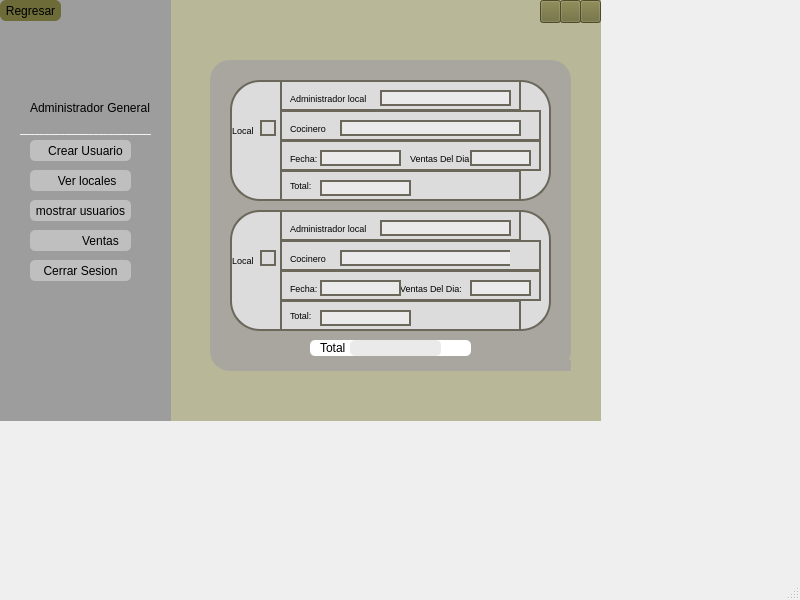
<?xml version="1.0" encoding="UTF-8"?>
<ui version="4.0">
 <class>MainWindow</class>
 <widget class="QMainWindow" name="MainWindow">
  <property name="geometry">
   <rect>
    <x>0</x>
    <y>0</y>
    <width>800</width>
    <height>600</height>
   </rect>
  </property>
  <property name="windowTitle">
   <string>MainWindow</string>
  </property>
  <widget class="QWidget" name="centralwidget">
   <widget class="QWidget" name="widget_9" native="true">
    <property name="geometry">
     <rect>
      <x>0</x>
      <y>0</y>
      <width>601</width>
      <height>421</height>
     </rect>
    </property>
    <property name="styleSheet">
     <string notr="true">background-color: rgb(184, 183, 152);
</string>
    </property>
    <widget class="QWidget" name="widget_12" native="true">
     <property name="geometry">
      <rect>
       <x>0</x>
       <y>0</y>
       <width>171</width>
       <height>451</height>
      </rect>
     </property>
     <property name="styleSheet">
      <string notr="true">background-color: rgb(158, 157, 157);
</string>
     </property>
     <widget class="QLabel" name="label_39">
      <property name="geometry">
       <rect>
        <x>50</x>
        <y>30</y>
        <width>71</width>
        <height>71</height>
       </rect>
      </property>
      <property name="mouseTracking">
       <bool>false</bool>
      </property>
      <property name="autoFillBackground">
       <bool>false</bool>
      </property>
      <property name="styleSheet">
       <string notr="true">border-radius: 10px;</string>
      </property>
      <property name="text">
       <string/>
      </property>
      <property name="pixmap">
       <pixmap>../../../imagen.png</pixmap>
      </property>
      <property name="scaledContents">
       <bool>true</bool>
      </property>
      <property name="wordWrap">
       <bool>false</bool>
      </property>
      <property name="openExternalLinks">
       <bool>false</bool>
      </property>
     </widget>
     <widget class="QLabel" name="label_43">
      <property name="geometry">
       <rect>
        <x>30</x>
        <y>100</y>
        <width>121</width>
        <height>16</height>
       </rect>
      </property>
      <property name="styleSheet">
       <string notr="true">font: 87 7pt &quot;Arial Black&quot;;</string>
      </property>
      <property name="text">
       <string>Administrador General</string>
      </property>
     </widget>
     <widget class="QPushButton" name="pushButton_24">
      <property name="geometry">
       <rect>
        <x>30</x>
        <y>140</y>
        <width>101</width>
        <height>21</height>
       </rect>
      </property>
      <property name="styleSheet">
       <string notr="true">border-radius: 5px;
font: 87 5pt &quot;Arial Black&quot;;
background-color: rgb(191, 191, 191);</string>
      </property>
      <property name="text">
       <string>   Crear Usuario</string>
      </property>
      <property name="icon">
       <iconset>
        <normaloff>../Imagenes proyecto/simbolomas.svg</normaloff>../Imagenes proyecto/simbolomas.svg</iconset>
      </property>
     </widget>
     <widget class="QPushButton" name="pushButton_25">
      <property name="geometry">
       <rect>
        <x>30</x>
        <y>170</y>
        <width>101</width>
        <height>21</height>
       </rect>
      </property>
      <property name="styleSheet">
       <string notr="true">border-radius: 5px;
font: 87 5pt &quot;Arial Black&quot;;
background-color: rgb(191, 191, 191);</string>
      </property>
      <property name="text">
       <string>    Ver locales</string>
      </property>
      <property name="icon">
       <iconset>
        <normaloff>../Imagenes proyecto/mostrarusuario.svg</normaloff>../Imagenes proyecto/mostrarusuario.svg</iconset>
      </property>
     </widget>
     <widget class="QPushButton" name="pushButton_26">
      <property name="geometry">
       <rect>
        <x>30</x>
        <y>200</y>
        <width>101</width>
        <height>21</height>
       </rect>
      </property>
      <property name="styleSheet">
       <string notr="true">border-radius: 5px;
font: 87 5pt &quot;Arial Black&quot;;
background-color: rgb(191, 191, 191);</string>
      </property>
      <property name="text">
       <string>mostrar usuarios</string>
      </property>
      <property name="icon">
       <iconset>
        <normaloff>../Imagenes proyecto/mostrarusuario.svg</normaloff>../Imagenes proyecto/mostrarusuario.svg</iconset>
      </property>
     </widget>
     <widget class="QPushButton" name="pushButton_27">
      <property name="geometry">
       <rect>
        <x>30</x>
        <y>230</y>
        <width>101</width>
        <height>21</height>
       </rect>
      </property>
      <property name="styleSheet">
       <string notr="true">border-radius: 5px;
font: 87 5pt &quot;Arial Black&quot;;
background-color: rgb(191, 191, 191);</string>
      </property>
      <property name="text">
       <string>            Ventas</string>
      </property>
      <property name="icon">
       <iconset>
        <normaloff>../Imagenes proyecto/carritodeventas.svg</normaloff>../Imagenes proyecto/carritodeventas.svg</iconset>
      </property>
     </widget>
     <widget class="QPushButton" name="pushButton_28">
      <property name="geometry">
       <rect>
        <x>30</x>
        <y>260</y>
        <width>101</width>
        <height>21</height>
       </rect>
      </property>
      <property name="styleSheet">
       <string notr="true">border-radius: 5px;
font: 87 5pt &quot;Arial Black&quot;;
background-color: rgb(191, 191, 191);</string>
      </property>
      <property name="text">
       <string>Cerrar Sesion</string>
      </property>
      <property name="icon">
       <iconset>
        <normaloff>../Imagenes proyecto/cerrarsesion.svg</normaloff>../Imagenes proyecto/cerrarsesion.svg</iconset>
      </property>
     </widget>
     <widget class="QLabel" name="label_45">
      <property name="geometry">
       <rect>
        <x>50</x>
        <y>310</y>
        <width>71</width>
        <height>71</height>
       </rect>
      </property>
      <property name="styleSheet">
       <string notr="true">border-radius: 10px;</string>
      </property>
      <property name="text">
       <string/>
      </property>
      <property name="pixmap">
       <pixmap>../../../logo.png</pixmap>
      </property>
      <property name="scaledContents">
       <bool>true</bool>
      </property>
     </widget>
     <widget class="QPushButton" name="pushButton_29">
      <property name="geometry">
       <rect>
        <x>0</x>
        <y>0</y>
        <width>61</width>
        <height>21</height>
       </rect>
      </property>
      <property name="styleSheet">
       <string notr="true">border-radius: 6px;
font: 7pt &quot;MS Shell Dlg 2&quot;;
font: 87 5pt &quot;Arial Black&quot;;
background-color: rgb(109, 107, 56);
</string>
      </property>
      <property name="text">
       <string>Regresar</string>
      </property>
      <property name="icon">
       <iconset>
        <normaloff>../Imagenes proyecto/regresar.svg</normaloff>../Imagenes proyecto/regresar.svg</iconset>
      </property>
     </widget>
     <widget class="QLabel" name="label">
      <property name="geometry">
       <rect>
        <x>20</x>
        <y>120</y>
        <width>131</width>
        <height>16</height>
       </rect>
      </property>
      <property name="font">
       <font>
        <family>Arial Black</family>
        <weight>75</weight>
        <bold>true</bold>
       </font>
      </property>
      <property name="styleSheet">
       <string notr="true">border: none;
color: #FFFFFF;</string>
      </property>
      <property name="text">
       <string>______________________________</string>
      </property>
     </widget>
     <zorder>pushButton_27</zorder>
     <zorder>label_39</zorder>
     <zorder>label_43</zorder>
     <zorder>pushButton_24</zorder>
     <zorder>pushButton_25</zorder>
     <zorder>pushButton_26</zorder>
     <zorder>pushButton_28</zorder>
     <zorder>label_45</zorder>
     <zorder>pushButton_29</zorder>
     <zorder>label</zorder>
    </widget>
    <widget class="QWidget" name="widget_13" native="true">
     <property name="geometry">
      <rect>
       <x>210</x>
       <y>60</y>
       <width>361</width>
       <height>311</height>
      </rect>
     </property>
     <property name="styleSheet">
      <string notr="true">background-color: rgb(168, 166, 159);
border-radius:20px;
border:2px soild #6B675A;</string>
     </property>
     <widget class="QWidget" name="widget_16" native="true">
      <property name="geometry">
       <rect>
        <x>100</x>
        <y>280</y>
        <width>161</width>
        <height>16</height>
       </rect>
      </property>
      <property name="styleSheet">
       <string notr="true">background-color: rgb(255, 255, 255);
border-radius:5px;
border:2px soild #6B675A;</string>
      </property>
      <widget class="QLabel" name="label_66">
       <property name="geometry">
        <rect>
         <x>10</x>
         <y>0</y>
         <width>31</width>
         <height>16</height>
        </rect>
       </property>
       <property name="styleSheet">
        <string notr="true">font: 7pt &quot;MS Shell Dlg 2&quot;;
</string>
       </property>
       <property name="text">
        <string>Total</string>
       </property>
      </widget>
      <widget class="QLabel" name="label_13">
       <property name="geometry">
        <rect>
         <x>40</x>
         <y>0</y>
         <width>91</width>
         <height>16</height>
        </rect>
       </property>
       <property name="styleSheet">
        <string notr="true">background-color: rgb(234, 234, 234);</string>
       </property>
       <property name="text">
        <string/>
       </property>
      </widget>
     </widget>
     <widget class="Line" name="line_17">
      <property name="geometry">
       <rect>
        <x>150</x>
        <y>230</y>
        <width>431</width>
        <height>33</height>
       </rect>
      </property>
      <property name="styleSheet">
       <string notr="true">border-right:none;</string>
      </property>
      <property name="orientation">
       <enum>Qt::Horizontal</enum>
      </property>
     </widget>
     <widget class="QWidget" name="widget_5" native="true">
      <property name="geometry">
       <rect>
        <x>20</x>
        <y>20</y>
        <width>321</width>
        <height>121</height>
       </rect>
      </property>
      <property name="styleSheet">
       <string notr="true">background-color: rgb(255, 255, 255);
background-color: rgb(220, 220, 220);
border: 2px solid #6B675A;
border-radius: 30px;</string>
      </property>
      <widget class="QLabel" name="label_29">
       <property name="geometry">
        <rect>
         <x>2</x>
         <y>40</y>
         <width>21</width>
         <height>20</height>
        </rect>
       </property>
       <property name="font">
        <font>
         <family>MS Shell Dlg 2</family>
         <pointsize>7</pointsize>
         <weight>50</weight>
         <italic>false</italic>
         <bold>false</bold>
        </font>
       </property>
       <property name="styleSheet">
        <string notr="true">border: none;
font: 7pt &quot;MS Shell Dlg 2&quot;;</string>
       </property>
       <property name="text">
        <string>Local</string>
       </property>
      </widget>
      <widget class="QLabel" name="label_31">
       <property name="geometry">
        <rect>
         <x>60</x>
         <y>10</y>
         <width>91</width>
         <height>16</height>
        </rect>
       </property>
       <property name="font">
        <font>
         <family>MS Shell Dlg 2</family>
         <pointsize>7</pointsize>
         <weight>50</weight>
         <italic>false</italic>
         <bold>false</bold>
        </font>
       </property>
       <property name="styleSheet">
        <string notr="true">border:none;
font: 7pt &quot;MS Shell Dlg 2&quot;;</string>
       </property>
       <property name="text">
        <string>Administrador local</string>
       </property>
      </widget>
      <widget class="QLabel" name="label_33">
       <property name="geometry">
        <rect>
         <x>60</x>
         <y>97</y>
         <width>31</width>
         <height>16</height>
        </rect>
       </property>
       <property name="font">
        <font>
         <family>MS Shell Dlg 2</family>
         <pointsize>7</pointsize>
         <weight>50</weight>
         <italic>false</italic>
         <bold>false</bold>
        </font>
       </property>
       <property name="styleSheet">
        <string notr="true">border:none;
font: 7pt &quot;MS Shell Dlg 2&quot;;</string>
       </property>
       <property name="text">
        <string>Total:</string>
       </property>
      </widget>
      <widget class="QLabel" name="label_34">
       <property name="geometry">
        <rect>
         <x>30</x>
         <y>40</y>
         <width>16</width>
         <height>16</height>
        </rect>
       </property>
       <property name="text">
        <string/>
       </property>
      </widget>
      <widget class="QLabel" name="label_14">
       <property name="geometry">
        <rect>
         <x>150</x>
         <y>10</y>
         <width>131</width>
         <height>16</height>
        </rect>
       </property>
       <property name="styleSheet">
        <string notr="true">background-color: rgb(234, 234, 234);</string>
       </property>
       <property name="text">
        <string/>
       </property>
      </widget>
      <widget class="Line" name="line_18">
       <property name="geometry">
        <rect>
         <x>50</x>
         <y>0</y>
         <width>241</width>
         <height>31</height>
        </rect>
       </property>
       <property name="styleSheet">
        <string notr="true">border-right:none;</string>
       </property>
       <property name="orientation">
        <enum>Qt::Horizontal</enum>
       </property>
      </widget>
      <widget class="Line" name="line_19">
       <property name="geometry">
        <rect>
         <x>50</x>
         <y>30</y>
         <width>231</width>
         <height>31</height>
        </rect>
       </property>
       <property name="styleSheet">
        <string notr="true">border-right:none;</string>
       </property>
       <property name="orientation">
        <enum>Qt::Horizontal</enum>
       </property>
      </widget>
      <widget class="QLabel" name="label_36">
       <property name="geometry">
        <rect>
         <x>60</x>
         <y>40</y>
         <width>51</width>
         <height>16</height>
        </rect>
       </property>
       <property name="font">
        <font>
         <family>MS Shell Dlg 2</family>
         <pointsize>7</pointsize>
         <weight>50</weight>
         <italic>false</italic>
         <bold>false</bold>
        </font>
       </property>
       <property name="styleSheet">
        <string notr="true">border:none;
font: 7pt &quot;MS Shell Dlg 2&quot;;</string>
       </property>
       <property name="text">
        <string>Cocinero</string>
       </property>
      </widget>
      <widget class="QLabel" name="label_15">
       <property name="geometry">
        <rect>
         <x>110</x>
         <y>40</y>
         <width>181</width>
         <height>16</height>
        </rect>
       </property>
       <property name="styleSheet">
        <string notr="true">background-color: rgb(234, 234, 234);</string>
       </property>
       <property name="text">
        <string/>
       </property>
      </widget>
      <widget class="Line" name="line_20">
       <property name="geometry">
        <rect>
         <x>250</x>
         <y>0</y>
         <width>41</width>
         <height>31</height>
        </rect>
       </property>
       <property name="styleSheet">
        <string notr="true">border-left: none;</string>
       </property>
       <property name="orientation">
        <enum>Qt::Horizontal</enum>
       </property>
      </widget>
      <widget class="Line" name="line_22">
       <property name="geometry">
        <rect>
         <x>280</x>
         <y>30</y>
         <width>31</width>
         <height>31</height>
        </rect>
       </property>
       <property name="styleSheet">
        <string notr="true">border-left: none;</string>
       </property>
       <property name="orientation">
        <enum>Qt::Horizontal</enum>
       </property>
      </widget>
      <widget class="QLabel" name="label_32">
       <property name="geometry">
        <rect>
         <x>60</x>
         <y>70</y>
         <width>31</width>
         <height>16</height>
        </rect>
       </property>
       <property name="font">
        <font>
         <family>MS Shell Dlg 2</family>
         <pointsize>7</pointsize>
         <weight>50</weight>
         <italic>false</italic>
         <bold>false</bold>
        </font>
       </property>
       <property name="styleSheet">
        <string notr="true">border:none;
font: 7pt &quot;MS Shell Dlg 2&quot;;</string>
       </property>
       <property name="text">
        <string>Fecha:</string>
       </property>
      </widget>
      <widget class="Line" name="line_21">
       <property name="geometry">
        <rect>
         <x>50</x>
         <y>60</y>
         <width>241</width>
         <height>31</height>
        </rect>
       </property>
       <property name="styleSheet">
        <string notr="true">border-right:none;</string>
       </property>
       <property name="orientation">
        <enum>Qt::Horizontal</enum>
       </property>
      </widget>
      <widget class="QLabel" name="label_35">
       <property name="geometry">
        <rect>
         <x>180</x>
         <y>70</y>
         <width>71</width>
         <height>16</height>
        </rect>
       </property>
       <property name="font">
        <font>
         <family>MS Shell Dlg 2</family>
         <pointsize>7</pointsize>
         <weight>50</weight>
         <italic>false</italic>
         <bold>false</bold>
        </font>
       </property>
       <property name="styleSheet">
        <string notr="true">border:none;
font: 7pt &quot;MS Shell Dlg 2&quot;;</string>
       </property>
       <property name="text">
        <string>Ventas Del Dia:</string>
       </property>
      </widget>
      <widget class="Line" name="line_23">
       <property name="geometry">
        <rect>
         <x>280</x>
         <y>60</y>
         <width>31</width>
         <height>31</height>
        </rect>
       </property>
       <property name="styleSheet">
        <string notr="true">border-left: none;</string>
       </property>
       <property name="orientation">
        <enum>Qt::Horizontal</enum>
       </property>
      </widget>
      <widget class="QLabel" name="label_16">
       <property name="geometry">
        <rect>
         <x>90</x>
         <y>70</y>
         <width>81</width>
         <height>16</height>
        </rect>
       </property>
       <property name="styleSheet">
        <string notr="true">background-color: rgb(234, 234, 234);</string>
       </property>
       <property name="text">
        <string/>
       </property>
      </widget>
      <widget class="QLabel" name="label_17">
       <property name="geometry">
        <rect>
         <x>240</x>
         <y>70</y>
         <width>61</width>
         <height>16</height>
        </rect>
       </property>
       <property name="styleSheet">
        <string notr="true">background-color: rgb(234, 234, 234);</string>
       </property>
       <property name="text">
        <string/>
       </property>
      </widget>
      <widget class="QLabel" name="label_18">
       <property name="geometry">
        <rect>
         <x>90</x>
         <y>100</y>
         <width>91</width>
         <height>16</height>
        </rect>
       </property>
       <property name="styleSheet">
        <string notr="true">background-color: rgb(234, 234, 234);</string>
       </property>
       <property name="text">
        <string/>
       </property>
      </widget>
      <widget class="Line" name="line_24">
       <property name="geometry">
        <rect>
         <x>50</x>
         <y>90</y>
         <width>241</width>
         <height>31</height>
        </rect>
       </property>
       <property name="styleSheet">
        <string notr="true">border-right:none;</string>
       </property>
       <property name="orientation">
        <enum>Qt::Horizontal</enum>
       </property>
      </widget>
      <widget class="Line" name="line_25">
       <property name="geometry">
        <rect>
         <x>260</x>
         <y>90</y>
         <width>31</width>
         <height>31</height>
        </rect>
       </property>
       <property name="styleSheet">
        <string notr="true">border-left: none;</string>
       </property>
       <property name="orientation">
        <enum>Qt::Horizontal</enum>
       </property>
      </widget>
      <zorder>line_24</zorder>
      <zorder>line_21</zorder>
      <zorder>line_19</zorder>
      <zorder>line_18</zorder>
      <zorder>label_29</zorder>
      <zorder>label_31</zorder>
      <zorder>label_33</zorder>
      <zorder>label_34</zorder>
      <zorder>label_36</zorder>
      <zorder>line_20</zorder>
      <zorder>label_14</zorder>
      <zorder>line_22</zorder>
      <zorder>label_15</zorder>
      <zorder>label_32</zorder>
      <zorder>label_35</zorder>
      <zorder>line_23</zorder>
      <zorder>label_16</zorder>
      <zorder>label_17</zorder>
      <zorder>label_18</zorder>
      <zorder>line_25</zorder>
     </widget>
     <widget class="Line" name="line_16">
      <property name="geometry">
       <rect>
        <x>110</x>
        <y>300</y>
        <width>431</width>
        <height>31</height>
       </rect>
      </property>
      <property name="styleSheet">
       <string notr="true">border-right:none;</string>
      </property>
      <property name="orientation">
       <enum>Qt::Horizontal</enum>
      </property>
     </widget>
     <widget class="QWidget" name="widget_6" native="true">
      <property name="geometry">
       <rect>
        <x>20</x>
        <y>150</y>
        <width>321</width>
        <height>121</height>
       </rect>
      </property>
      <property name="styleSheet">
       <string notr="true">background-color: rgb(255, 255, 255);
background-color: rgb(220, 220, 220);
border: 2px solid #6B675A;
border-radius: 30px;</string>
      </property>
      <widget class="QLabel" name="label_30">
       <property name="geometry">
        <rect>
         <x>2</x>
         <y>40</y>
         <width>21</width>
         <height>20</height>
        </rect>
       </property>
       <property name="font">
        <font>
         <family>MS Shell Dlg 2</family>
         <pointsize>7</pointsize>
         <weight>50</weight>
         <italic>false</italic>
         <bold>false</bold>
        </font>
       </property>
       <property name="styleSheet">
        <string notr="true">border: none;
font: 7pt &quot;MS Shell Dlg 2&quot;;</string>
       </property>
       <property name="text">
        <string>Local</string>
       </property>
      </widget>
      <widget class="QLabel" name="label_37">
       <property name="geometry">
        <rect>
         <x>60</x>
         <y>10</y>
         <width>91</width>
         <height>16</height>
        </rect>
       </property>
       <property name="font">
        <font>
         <family>MS Shell Dlg 2</family>
         <pointsize>7</pointsize>
         <weight>50</weight>
         <italic>false</italic>
         <bold>false</bold>
        </font>
       </property>
       <property name="styleSheet">
        <string notr="true">border:none;
font: 7pt &quot;MS Shell Dlg 2&quot;;</string>
       </property>
       <property name="text">
        <string>Administrador local</string>
       </property>
      </widget>
      <widget class="QLabel" name="label_38">
       <property name="geometry">
        <rect>
         <x>60</x>
         <y>97</y>
         <width>31</width>
         <height>16</height>
        </rect>
       </property>
       <property name="font">
        <font>
         <family>MS Shell Dlg 2</family>
         <pointsize>7</pointsize>
         <weight>50</weight>
         <italic>false</italic>
         <bold>false</bold>
        </font>
       </property>
       <property name="styleSheet">
        <string notr="true">border:none;
font: 7pt &quot;MS Shell Dlg 2&quot;;</string>
       </property>
       <property name="text">
        <string>Total:</string>
       </property>
      </widget>
      <widget class="QLabel" name="label_40">
       <property name="geometry">
        <rect>
         <x>30</x>
         <y>40</y>
         <width>16</width>
         <height>16</height>
        </rect>
       </property>
       <property name="text">
        <string/>
       </property>
      </widget>
      <widget class="QLabel" name="label_19">
       <property name="geometry">
        <rect>
         <x>150</x>
         <y>10</y>
         <width>131</width>
         <height>16</height>
        </rect>
       </property>
       <property name="styleSheet">
        <string notr="true">background-color: rgb(234, 234, 234);</string>
       </property>
       <property name="text">
        <string/>
       </property>
      </widget>
      <widget class="Line" name="line_26">
       <property name="geometry">
        <rect>
         <x>50</x>
         <y>0</y>
         <width>241</width>
         <height>31</height>
        </rect>
       </property>
       <property name="styleSheet">
        <string notr="true">border-right:none;</string>
       </property>
       <property name="orientation">
        <enum>Qt::Horizontal</enum>
       </property>
      </widget>
      <widget class="Line" name="line_27">
       <property name="geometry">
        <rect>
         <x>50</x>
         <y>30</y>
         <width>231</width>
         <height>31</height>
        </rect>
       </property>
       <property name="styleSheet">
        <string notr="true">border-right:none;</string>
       </property>
       <property name="orientation">
        <enum>Qt::Horizontal</enum>
       </property>
      </widget>
      <widget class="QLabel" name="label_41">
       <property name="geometry">
        <rect>
         <x>60</x>
         <y>40</y>
         <width>51</width>
         <height>16</height>
        </rect>
       </property>
       <property name="font">
        <font>
         <family>MS Shell Dlg 2</family>
         <pointsize>7</pointsize>
         <weight>50</weight>
         <italic>false</italic>
         <bold>false</bold>
        </font>
       </property>
       <property name="styleSheet">
        <string notr="true">border:none;
font: 7pt &quot;MS Shell Dlg 2&quot;;</string>
       </property>
       <property name="text">
        <string>Cocinero</string>
       </property>
      </widget>
      <widget class="QLabel" name="label_20">
       <property name="geometry">
        <rect>
         <x>110</x>
         <y>40</y>
         <width>181</width>
         <height>16</height>
        </rect>
       </property>
       <property name="styleSheet">
        <string notr="true">background-color: rgb(234, 234, 234);</string>
       </property>
       <property name="text">
        <string/>
       </property>
      </widget>
      <widget class="Line" name="line_28">
       <property name="geometry">
        <rect>
         <x>250</x>
         <y>0</y>
         <width>41</width>
         <height>31</height>
        </rect>
       </property>
       <property name="styleSheet">
        <string notr="true">border-left: none;</string>
       </property>
       <property name="orientation">
        <enum>Qt::Horizontal</enum>
       </property>
      </widget>
      <widget class="Line" name="line_29">
       <property name="geometry">
        <rect>
         <x>280</x>
         <y>30</y>
         <width>31</width>
         <height>31</height>
        </rect>
       </property>
       <property name="styleSheet">
        <string notr="true">border-left: none;</string>
       </property>
       <property name="orientation">
        <enum>Qt::Horizontal</enum>
       </property>
      </widget>
      <widget class="QLabel" name="label_42">
       <property name="geometry">
        <rect>
         <x>60</x>
         <y>70</y>
         <width>31</width>
         <height>16</height>
        </rect>
       </property>
       <property name="font">
        <font>
         <family>MS Shell Dlg 2</family>
         <pointsize>7</pointsize>
         <weight>50</weight>
         <italic>false</italic>
         <bold>false</bold>
        </font>
       </property>
       <property name="styleSheet">
        <string notr="true">border:none;
font: 7pt &quot;MS Shell Dlg 2&quot;;</string>
       </property>
       <property name="text">
        <string>Fecha:</string>
       </property>
      </widget>
      <widget class="Line" name="line_30">
       <property name="geometry">
        <rect>
         <x>50</x>
         <y>60</y>
         <width>241</width>
         <height>31</height>
        </rect>
       </property>
       <property name="styleSheet">
        <string notr="true">border-right:none;</string>
       </property>
       <property name="orientation">
        <enum>Qt::Horizontal</enum>
       </property>
      </widget>
      <widget class="QLabel" name="label_44">
       <property name="geometry">
        <rect>
         <x>170</x>
         <y>70</y>
         <width>71</width>
         <height>16</height>
        </rect>
       </property>
       <property name="font">
        <font>
         <family>MS Shell Dlg 2</family>
         <pointsize>7</pointsize>
         <weight>50</weight>
         <italic>false</italic>
         <bold>false</bold>
        </font>
       </property>
       <property name="styleSheet">
        <string notr="true">border:none;
font: 7pt &quot;MS Shell Dlg 2&quot;;</string>
       </property>
       <property name="text">
        <string>Ventas Del Dia:</string>
       </property>
      </widget>
      <widget class="Line" name="line_31">
       <property name="geometry">
        <rect>
         <x>280</x>
         <y>60</y>
         <width>31</width>
         <height>31</height>
        </rect>
       </property>
       <property name="styleSheet">
        <string notr="true">border-left: none;</string>
       </property>
       <property name="orientation">
        <enum>Qt::Horizontal</enum>
       </property>
      </widget>
      <widget class="QLabel" name="label_21">
       <property name="geometry">
        <rect>
         <x>90</x>
         <y>70</y>
         <width>81</width>
         <height>16</height>
        </rect>
       </property>
       <property name="styleSheet">
        <string notr="true">background-color: rgb(234, 234, 234);</string>
       </property>
       <property name="text">
        <string/>
       </property>
      </widget>
      <widget class="QLabel" name="label_22">
       <property name="geometry">
        <rect>
         <x>240</x>
         <y>70</y>
         <width>61</width>
         <height>16</height>
        </rect>
       </property>
       <property name="styleSheet">
        <string notr="true">background-color: rgb(234, 234, 234);</string>
       </property>
       <property name="text">
        <string/>
       </property>
      </widget>
      <widget class="QLabel" name="label_23">
       <property name="geometry">
        <rect>
         <x>90</x>
         <y>100</y>
         <width>91</width>
         <height>16</height>
        </rect>
       </property>
       <property name="styleSheet">
        <string notr="true">background-color: rgb(234, 234, 234);</string>
       </property>
       <property name="text">
        <string/>
       </property>
      </widget>
      <widget class="Line" name="line_32">
       <property name="geometry">
        <rect>
         <x>50</x>
         <y>90</y>
         <width>241</width>
         <height>31</height>
        </rect>
       </property>
       <property name="styleSheet">
        <string notr="true">border-right:none;</string>
       </property>
       <property name="orientation">
        <enum>Qt::Horizontal</enum>
       </property>
      </widget>
      <widget class="Line" name="line_33">
       <property name="geometry">
        <rect>
         <x>260</x>
         <y>90</y>
         <width>31</width>
         <height>31</height>
        </rect>
       </property>
       <property name="styleSheet">
        <string notr="true">border-left: none;</string>
       </property>
       <property name="orientation">
        <enum>Qt::Horizontal</enum>
       </property>
      </widget>
      <zorder>line_32</zorder>
      <zorder>line_30</zorder>
      <zorder>line_26</zorder>
      <zorder>label_30</zorder>
      <zorder>label_37</zorder>
      <zorder>label_38</zorder>
      <zorder>label_40</zorder>
      <zorder>line_27</zorder>
      <zorder>label_41</zorder>
      <zorder>label_20</zorder>
      <zorder>line_28</zorder>
      <zorder>line_29</zorder>
      <zorder>label_42</zorder>
      <zorder>label_44</zorder>
      <zorder>line_31</zorder>
      <zorder>label_21</zorder>
      <zorder>label_22</zorder>
      <zorder>label_23</zorder>
      <zorder>line_33</zorder>
      <zorder>label_19</zorder>
     </widget>
    </widget>
    <widget class="QPushButton" name="pushButton_35">
     <property name="geometry">
      <rect>
       <x>580</x>
       <y>0</y>
       <width>21</width>
       <height>23</height>
      </rect>
     </property>
     <property name="styleSheet">
      <string notr="true">background-color: rgb(109, 107, 56);</string>
     </property>
     <property name="text">
      <string/>
     </property>
     <property name="icon">
      <iconset>
       <normaloff>../Imagenes proyecto/x-solid.svg</normaloff>../Imagenes proyecto/x-solid.svg</iconset>
     </property>
    </widget>
    <widget class="QPushButton" name="pushButton_36">
     <property name="geometry">
      <rect>
       <x>560</x>
       <y>0</y>
       <width>21</width>
       <height>23</height>
      </rect>
     </property>
     <property name="styleSheet">
      <string notr="true">background-color: rgb(109, 107, 56);</string>
     </property>
     <property name="text">
      <string/>
     </property>
     <property name="icon">
      <iconset>
       <normaloff>../Imagenes proyecto/window-restore-regular.svg</normaloff>../Imagenes proyecto/window-restore-regular.svg</iconset>
     </property>
    </widget>
    <widget class="QPushButton" name="pushButton_37">
     <property name="geometry">
      <rect>
       <x>540</x>
       <y>0</y>
       <width>21</width>
       <height>23</height>
      </rect>
     </property>
     <property name="styleSheet">
      <string notr="true">background-color: rgb(109, 107, 56);</string>
     </property>
     <property name="text">
      <string/>
     </property>
     <property name="icon">
      <iconset>
       <normaloff>../Imagenes proyecto/minus-solid.svg</normaloff>../Imagenes proyecto/minus-solid.svg</iconset>
     </property>
    </widget>
   </widget>
  </widget>
  <widget class="QMenuBar" name="menubar">
   <property name="geometry">
    <rect>
     <x>0</x>
     <y>0</y>
     <width>800</width>
     <height>22</height>
    </rect>
   </property>
  </widget>
  <widget class="QStatusBar" name="statusbar"/>
 </widget>
 <resources/>
 <connections/>
</ui>
